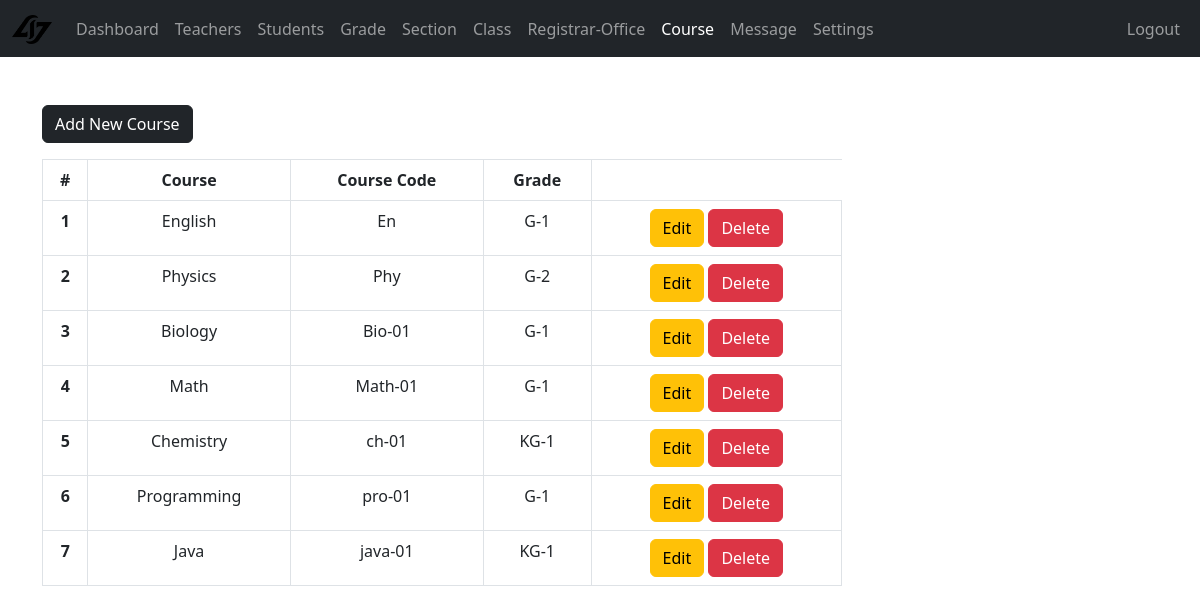
Page /admin/course.php (signed in) on the committed database.
### tables this page shows
CREATE TABLE IF NOT EXISTS `subjects` (
  `subject_id` int NOT NULL AUTO_INCREMENT,
  `subject` varchar(31) NOT NULL,
  `subject_code` varchar(31) NOT NULL,
  `grade` int NOT NULL,
  PRIMARY KEY (`subject_id`)
);

CREATE TABLE IF NOT EXISTS `grades` (
  `grade_id` int NOT NULL AUTO_INCREMENT,
  `grade` varchar(31) NOT NULL,
  `grade_code` varchar(7) NOT NULL,
  PRIMARY KEY (`grade_id`)
);

### admin/data/subject.php (called while the page is built, shortened)
<?php
function getAllSubjects($conn){
   $sql = "SELECT * FROM subjects";
   $stmt = $conn->prepare($sql);
   $stmt->execute();
   if ($stmt->rowCount() >= 1) {
     $subjects = $stmt->fetchAll();
     return $subjects;
   }else {
   	return 0;
   }
}
 ?>

### admin/data/grade.php (called while the page is built, shortened)
<?php
function getGradeById($grade_id, $conn){
    $sql = "select * from grades where grade_id=?";
    $stmt = $conn->prepare($sql);
    $stmt->execute([$grade_id]);
    if ($stmt->rowCount() == 1) {
        $grade = $stmt->fetch();
        return $grade;
    }else {
        return 0;
    }
}
?>

### admin/course.php (the view, shortened to what this page needs)
<?php
if (isset($_SESSION['admin_id']) &&
    isset($_SESSION['role'])) {
    if ($_SESSION['role'] == 'Admin') {
       include "../db_connect.php";
       include "data/subject.php";
       include "data/grade.php";
       $courses = getallSubjects($conn);
 ?>
<!DOCTYPE html>
<html lang="en">
<head>
	<link rel="stylesheet" href="https://cdn.jsdelivr.net/npm/bootstrap@5.2.0/dist/css/bootstrap.min.css">
	<link rel="stylesheet" href="../css/style.css">
  <link rel="stylesheet" href="https://cdnjs.cloudflare.com/ajax/libs/font-awesome/4.7.0/css/font-awesome.min.css">
</head>
<body>
<html lang="en">
<head>
	<link rel="stylesheet" href="https://cdn.jsdelivr.net/npm/bootstrap@5.2.0/dist/css/bootstrap.min.css">
	<link rel="stylesheet" href="../css/style.css">
  <link rel="stylesheet" href="https://cdnjs.cloudflare.com/ajax/libs/font-awesome/4.7.0/css/font-awesome.min.css">
</head>
<body>
<?php
        include "inc/navbar.php";
        if ($courses != 0) {
     ?>
     <div class="container mt-5">
        <a href="course-add.php"
           class="btn btn-dark">Add New Course</a>
           <div class="table-responsive">
              <table class="table table-bordered mt-3 n-table">
                <thead>
                  <tr>
                    <th scope="col">#</th>
                    <th scope="col">Course</th>
                    <th scope="col">Course Code</th>
                    <th scope="col">Grade</th>
                  </tr>
                </thead>
                <tbody>
                  <?php $i = 0; foreach ($courses as $course ) {
                    $i++;  ?>
                  <tr>
                    <th scope="row"><?=$i?></th>
                    <td>
                      <?php
                          echo $course['subject'];
                       ?>
                    </td>
                    <td>
                      <?php
                          echo $course['subject_code'];
                       ?>
                    </td>
                    <td>
                      <?php
                          $grade = getGradeById($course['grade'], $conn);
                          echo $grade['grade_code'].'-'.$grade['grade'];
                       ?>
                    </td>
                    <td>
                        <a href="course-edit.php?course_id=<?=$course['subject_id']?>"
                           class="btn btn-warning">Edit</a>
                        <a href="course-delete.php?course_id=<?=$course['subject_id']?>"
                           class="btn btn-danger">Delete</a>
                    </td>
                  </tr>
                <?php } ?>
                </tbody>
              </table>
           </div>
         <?php } ?>
     </div>
</body>
</html>
<?php
  }else {
    header("Location: ../login.php");
    exit;
  }
}else {
	header("Location: ../login.php");
	exit;
}
?>

### css/style.css (style rules this page uses)
.n-table { max-width: 800px; text-align: center; }

### rows in the picture
subjects: subject "English", subject_code "En", grades.grade_code "G", grades.grade "1"
subjects: subject "Physics", subject_code "Phy", grades.grade_code "G", grades.grade "2"
subjects: subject "Biology", subject_code "Bio-01", grades.grade_code "G", grades.grade "1"
subjects: subject "Math", subject_code "Math-01", grades.grade_code "G", grades.grade "1"
subjects: subject "Chemistry", subject_code "ch-01", grades.grade_code "KG", grades.grade "1"
subjects: subject "Programming", subject_code "pro-01", grades.grade_code "G", grades.grade "1"
subjects: subject "Java", subject_code "java-01", grades.grade_code "KG", grades.grade "1"
